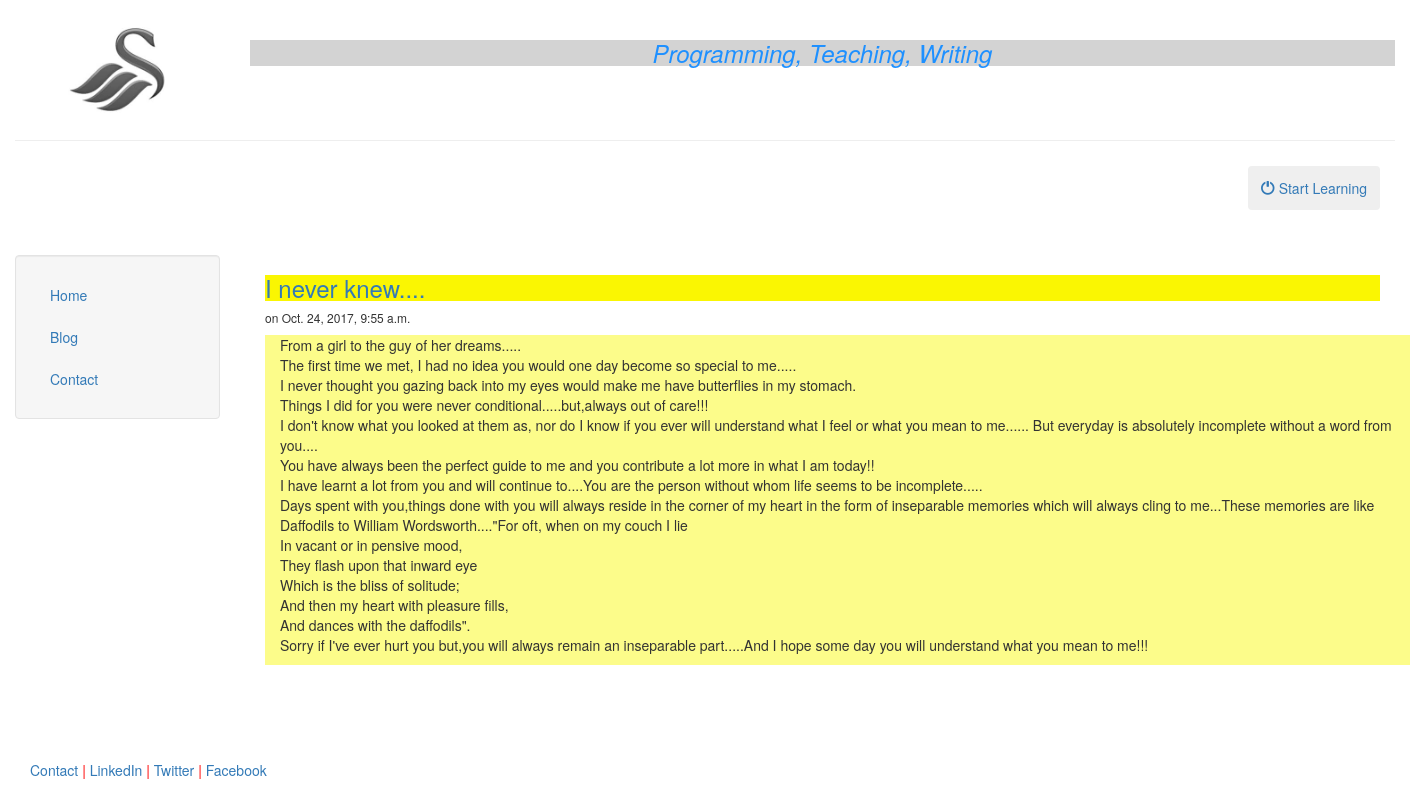
Page /blog/2 on the committed database.
### blog/models.py (models this page shows, shortened)
class Post(models.Model):  #creates a table called post
    title = models.CharField(max_length = 140)
    body = models.TextField()
    date = models.DateTimeField()

### blog/templates/blog/post.html (shortened to what this page needs)
{% extends "sulom/header.html" %}
{% block content %}
<h3><a href="/blog/{{post.id}}">{{ post.title }}</a></h3>
<h6> on {{ post.date }}</h6>
<div class = "container">
	{{ post.body|safe|linebreaks}}
</div>
<br><br>
{% endblock %}

### sulom/templates/sulom/header.html (style rules this page uses)
html, body { height:100% }

### blog/templates/blog/post.html (style rules this page uses)
h3 { background-color:#FAF602 }
div.container { background-color:#FCFC8A }

### rows in the picture
Post: title "I never knew....", date "Oct. 24, 2017, 9:55 a.m.", body "From a girl to the guy of her dreams..... The first time we met, I had no idea you would one day become so special to me..... I never thought you gazing back into my eyes would make me have butterflies in my stomach. Things I did for you were never conditional.....but,always out of care!!! I don't know what you looked at them as, nor do I know if you ever will understand what I feel or what you mean to me...... But everyday is absolutely incomplete without a word from you.... You have always been the perfect guide to me and you contribute a lot more in what I am today!! I have learnt a lot from you and will continue to....You are the person without whom life seems to be incomplete..... Days…"
